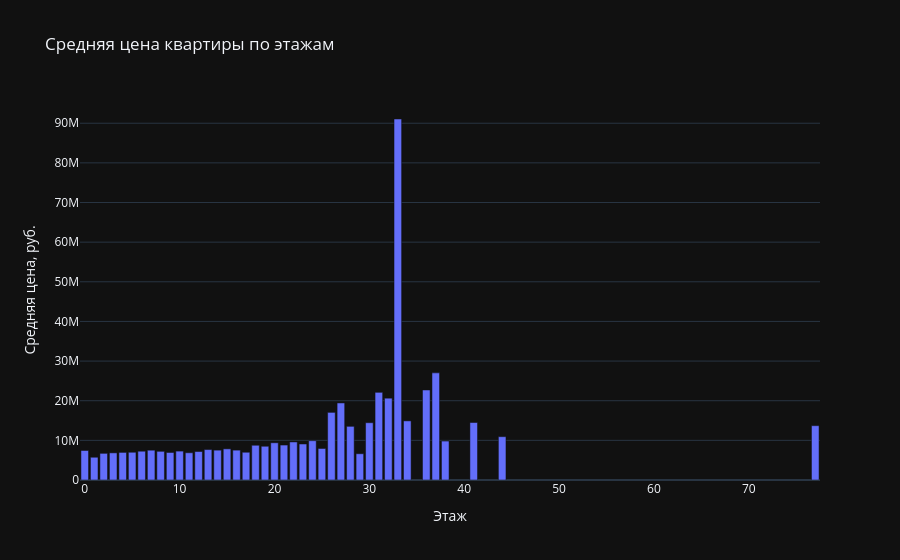

This figure's notebook cell:
### Markdown cell above
5. Визуализируйте зависимость средней стоимости квартир в зависимости от этажа

### Code cell
prices = df.groupby('floor')['price_doc'].mean()

px.bar(
    x=prices.index, y=prices,
    title='Средняя цена квартиры по этажам',
    labels={'x': 'Этаж', 'y': 'Средняя цена, руб.'},
).show()

### Figure 1 — Plotly figure (JSON) as saved in the notebook; plotly's stock layout.template omitted (floating-point values rounded to 4 significant figures)
{"data": [{"hovertemplate": "Этаж=%{x}<br>Средняя цена, руб.=%{y}<extra></extra>", "legendgroup": "", "marker": {"color": "#636efa", "pattern": {"shape": ""}}, "name": "", "orientation": "v", "showlegend": false, "textposition": "auto", "x": [0.0, 1.0, 2.0, 3.0, 4.0, 5.0, 6.0, 7.0, 8.0, 9.0, 10.0, 11.0, 12.0, 13.0, 14.0, 15.0, 16.0, 17.0, 18.0, 19.0, 20.0, 21.0, 22.0, 23.0, 24.0, 25.0, 26.0, 27.0, 28.0, 29.0, 30.0, 31.0, 32.0, 33.0, 34.0, 36.0, 37.0, 38.0, 41.0, 44.0, 77.0], "xaxis": "x", "y": [7445000.0, 5739000.0, 6723000.0, 6845000.0, 6961000.0, 6999000.0, 7262000.0, 7521000.0, 7235000.0, 6938000.0, 7290000.0, 6876000.0, 7184000.0, 7682000.0, 7534000.0, 7855000.0, 7536000.0, 7001000.0, 8763000.0, 8512000.0, 9390000.0, 8816000.0, 9599000.0, 9083000.0, 9916000.0, 7949000.0, 17060000.0, 19440000.0, 13540000.0, 6626000.0, 14450000.0, 22120000.0, 20640000.0, 91070000.0, 14910000.0, 22710000.0, 27020000.0, 9824000.0, 14500000.0, 10930000.0, 13700000.0], "yaxis": "y", "type": "bar"}], "layout": {"xaxis": {"anchor": "y", "domain": [0.0, 1.0], "title": {"text": "Этаж"}}, "yaxis": {"anchor": "x", "domain": [0.0, 1.0], "title": {"text": "Средняя цена, руб."}}, "legend": {"tracegroupgap": 0}, "title": {"text": "Средняя цена квартиры по этажам"}, "barmode": "relative"}}
